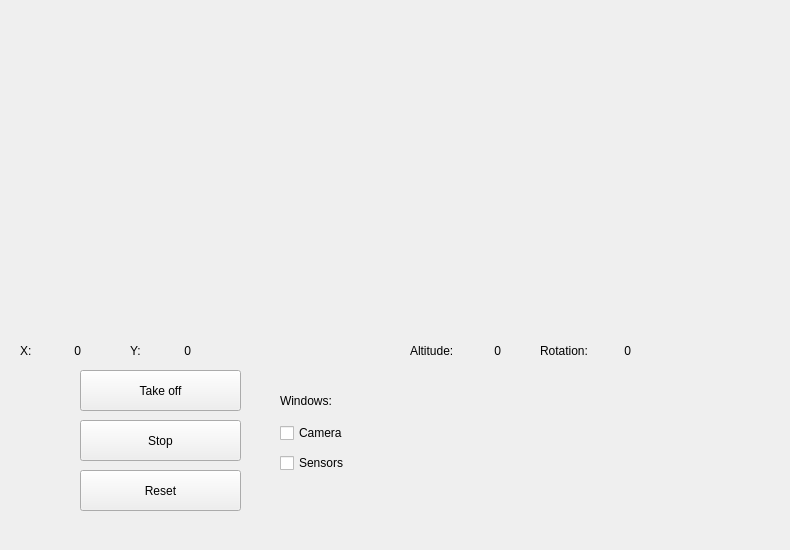
<?xml version="1.0" encoding="UTF-8"?>
<ui version="4.0">
 <class>MainWindow</class>
 <widget class="QMainWindow" name="MainWindow">
  <property name="geometry">
   <rect>
    <x>0</x>
    <y>0</y>
    <width>790</width>
    <height>550</height>
   </rect>
  </property>
  <property name="minimumSize">
   <size>
    <width>790</width>
    <height>550</height>
   </size>
  </property>
  <property name="maximumSize">
   <size>
    <width>790</width>
    <height>550</height>
   </size>
  </property>
  <property name="windowTitle">
   <string>UAV_Viewer</string>
  </property>
  <widget class="QWidget" name="centralwidget">
   <widget class="QPushButton" name="takeoffButton">
    <property name="geometry">
     <rect>
      <x>80</x>
      <y>370</y>
      <width>161</width>
      <height>41</height>
     </rect>
    </property>
    <property name="text">
     <string>Take off</string>
    </property>
   </widget>
   <widget class="QPushButton" name="stopButton">
    <property name="geometry">
     <rect>
      <x>80</x>
      <y>420</y>
      <width>161</width>
      <height>41</height>
     </rect>
    </property>
    <property name="text">
     <string>Stop</string>
    </property>
    <property name="icon">
     <iconset resource="../resources/resources.qrc">
      <normaloff>:/images/stop.png</normaloff>:/images/stop.png</iconset>
    </property>
   </widget>
   <widget class="QLabel" name="windowsLabel">
    <property name="geometry">
     <rect>
      <x>280</x>
      <y>390</y>
      <width>71</width>
      <height>21</height>
     </rect>
    </property>
    <property name="text">
     <string>Windows:</string>
    </property>
   </widget>
   <widget class="QCheckBox" name="cameraCheck">
    <property name="geometry">
     <rect>
      <x>280</x>
      <y>420</y>
      <width>94</width>
      <height>26</height>
     </rect>
    </property>
    <property name="text">
     <string>Camera</string>
    </property>
   </widget>
   <widget class="QCheckBox" name="sensorsCheck">
    <property name="geometry">
     <rect>
      <x>280</x>
      <y>450</y>
      <width>94</width>
      <height>26</height>
     </rect>
    </property>
    <property name="text">
     <string>Sensors</string>
    </property>
   </widget>
   <widget class="QLabel" name="altdLabel">
    <property name="geometry">
     <rect>
      <x>410</x>
      <y>340</y>
      <width>51</width>
      <height>21</height>
     </rect>
    </property>
    <property name="text">
     <string>Altitude:</string>
    </property>
   </widget>
   <widget class="QWidget" name="verticalLayoutWidget">
    <property name="geometry">
     <rect>
      <x>20</x>
      <y>30</y>
      <width>361</width>
      <height>301</height>
     </rect>
    </property>
    <layout class="QVBoxLayout" name="tlLayout"/>
   </widget>
   <widget class="QLabel" name="rotationLabel">
    <property name="geometry">
     <rect>
      <x>540</x>
      <y>340</y>
      <width>65</width>
      <height>21</height>
     </rect>
    </property>
    <property name="text">
     <string>Rotation:</string>
    </property>
   </widget>
   <widget class="QLabel" name="XLabel">
    <property name="geometry">
     <rect>
      <x>20</x>
      <y>340</y>
      <width>21</width>
      <height>21</height>
     </rect>
    </property>
    <property name="text">
     <string>X:</string>
    </property>
   </widget>
   <widget class="QLabel" name="YLabel">
    <property name="geometry">
     <rect>
      <x>130</x>
      <y>340</y>
      <width>21</width>
      <height>21</height>
     </rect>
    </property>
    <property name="text">
     <string>Y:</string>
    </property>
   </widget>
   <widget class="QLabel" name="XValue">
    <property name="geometry">
     <rect>
      <x>40</x>
      <y>340</y>
      <width>41</width>
      <height>21</height>
     </rect>
    </property>
    <property name="text">
     <string>0</string>
    </property>
    <property name="alignment">
     <set>Qt::AlignRight|Qt::AlignTrailing|Qt::AlignVCenter</set>
    </property>
   </widget>
   <widget class="QLabel" name="YValue">
    <property name="geometry">
     <rect>
      <x>150</x>
      <y>340</y>
      <width>41</width>
      <height>21</height>
     </rect>
    </property>
    <property name="text">
     <string>0</string>
    </property>
    <property name="alignment">
     <set>Qt::AlignRight|Qt::AlignTrailing|Qt::AlignVCenter</set>
    </property>
   </widget>
   <widget class="QLabel" name="altdValue">
    <property name="geometry">
     <rect>
      <x>460</x>
      <y>340</y>
      <width>41</width>
      <height>21</height>
     </rect>
    </property>
    <property name="layoutDirection">
     <enum>Qt::LeftToRight</enum>
    </property>
    <property name="text">
     <string>0</string>
    </property>
    <property name="alignment">
     <set>Qt::AlignRight|Qt::AlignTrailing|Qt::AlignVCenter</set>
    </property>
   </widget>
   <widget class="QLabel" name="rotValue">
    <property name="geometry">
     <rect>
      <x>590</x>
      <y>340</y>
      <width>41</width>
      <height>21</height>
     </rect>
    </property>
    <property name="text">
     <string>0</string>
    </property>
    <property name="alignment">
     <set>Qt::AlignRight|Qt::AlignTrailing|Qt::AlignVCenter</set>
    </property>
   </widget>
   <widget class="QPushButton" name="resetButton">
    <property name="geometry">
     <rect>
      <x>80</x>
      <y>470</y>
      <width>161</width>
      <height>41</height>
     </rect>
    </property>
    <property name="text">
     <string>Reset</string>
    </property>
   </widget>
   <widget class="QWidget" name="verticalLayoutWidget_2">
    <property name="geometry">
     <rect>
      <x>410</x>
      <y>30</y>
      <width>361</width>
      <height>301</height>
     </rect>
    </property>
    <layout class="QVBoxLayout" name="tlLayout_1"/>
   </widget>
  </widget>
 </widget>
 <resources>
  <include location="../resources/resources.qrc"/>
 </resources>
 <connections/>
</ui>
